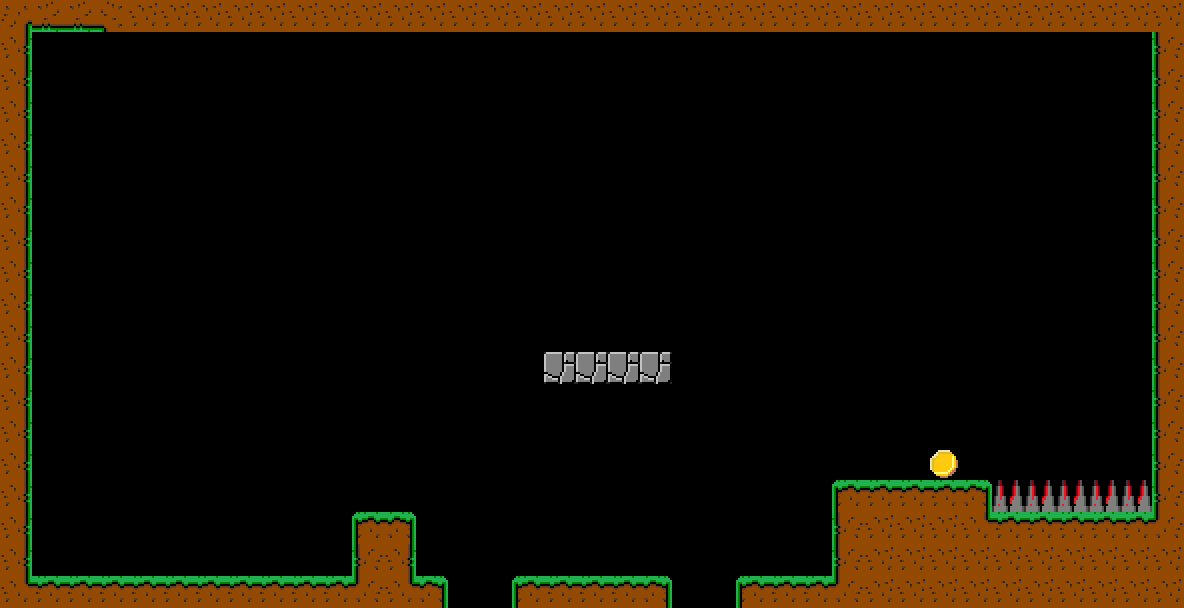

This is a level from a 2D game, rendered from its Tiled map with the project's own tilesets. A one-line summary and the map file follow, with tile-layer data summarised:
An orthogonal 37x19 tile map with 32x32 px tiles, 5 tile layers (Walls, End, Lava, Antigravity, ...), 1 hidden layer not drawn.

<map version="1.0" orientation="orthogonal" width="37" height="19" tilewidth="32" tileheight="32">
 <tileset firstgid="1" name="tiles" tilewidth="32" tileheight="32">
  <image source="tiles.png" width="160" height="160" />
 </tileset>
 <layer name="Walls" width="37" height="19">
  <data>[703 cells, 137 non-empty, 12 distinct tile ids]</data>
 </layer>
 <layer name="End" width="37" height="19">
  <data>[703 cells, 1 non-empty, 1 distinct tile ids]</data>
 </layer>
 <layer name="Lava" width="37" height="19">
  <data>[703 cells, 5 non-empty, 1 distinct tile ids]</data>
 </layer>
 <layer name="Antigravity" width="37" height="19">
  <data>[703 cells, 0 non-empty, 0 distinct tile ids]</data>
 </layer>
 <layer name="Gravity" width="37" height="19">
  <data>[703 cells, 0 non-empty, 0 distinct tile ids]</data>
 </layer>
 <layer name="WallsJump" width="37" height="19" visible="0">
  <data>[703 cells, 0 non-empty, 0 distinct tile ids]</data>
 </layer>
</map>